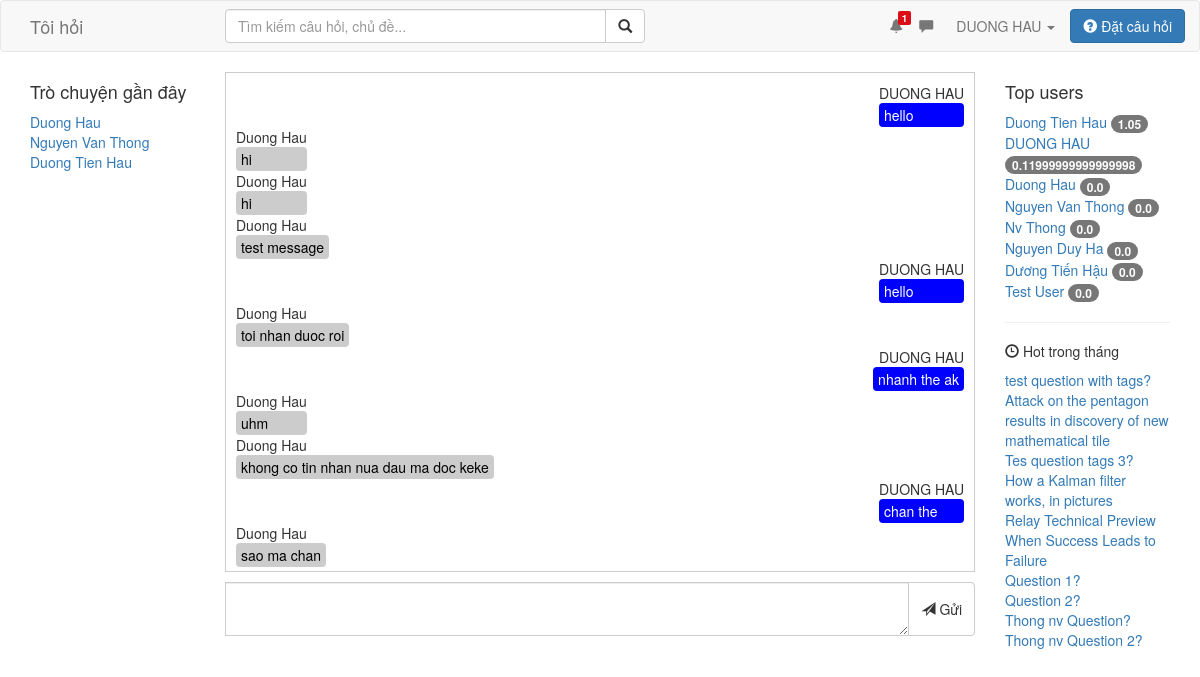
Screenshot of /message/t/duonghau3/ (signed in) with the database file from the repository.
### accounts/models.py (models this page shows, shortened)
class UserProfile(models.Model):
    user=models.OneToOneField(User, unique=True, related_name='profile')
    website=models.URLField(max_length=100,blank=True)
    avatar=models.ImageField(upload_to=get_profile_url,blank=True)
    address=models.CharField(blank=True, max_length=255)
    birthday=models.DateField(null=True)
    gender=models.CharField(blank=True, choices=(('Nam','Nam'),('Nữ','Nữ')), max_length=10)
    bio=models.TextField(blank=True)
    rank=models.FloatField(default=0)
    follows_count=models.IntegerField(default=0)
    followers_count=models.IntegerField(default=0)
    follows=models.ManyToManyField('self', related_name='followers', blank=True, symmetrical=False)
    follow_tags=models.ManyToManyField(Tag, related_name='tag_followers', blank=True)
    @property
    def fullname(self):
        return self.user.first_name+" "+self.user.last_name
    @property
    def username(self):
        return self.user.username

### messenger/models.py (models this page shows, shortened)
class Conversation(models.Model):
    user_one=models.ForeignKey(UserProfile, related_name='user_ones', null=True)
    user_two=models.ForeignKey(UserProfile, related_name='user_twos', null=True)
    create=models.DateTimeField(auto_now_add=True)

class Message(models.Model):
    conversation=models.ForeignKey(Conversation, related_name='conversation_messages')
    sender=models.ForeignKey(UserProfile)
    recipient=models.ForeignKey(UserProfile, related_name='messages')
    content=models.TextField()
    create=models.DateTimeField(auto_now_add=True)
    read=models.DateTimeField(null=True)

### question/models.py (models this page shows, shortened)
class CommonFields(models.Model):
    content=models.TextField()
    is_active=models.BooleanField(default=True)
    create=models.DateTimeField(auto_now_add=True)
    modify=models.DateTimeField(auto_now=True)
    votes_count=models.IntegerField(default=0)
    downvotes_count=models.IntegerField(default=0)
    rank=models.FloatField(default=0)
    class Meta:
        abstract = True

class Question(CommonFields):
    title=models.CharField(blank=False, max_length=255)
    author=models.ForeignKey(UserProfile, related_name='user_questions')
    tags=models.ManyToManyField(Tag, related_name='tag_questions')
    slug=models.SlugField(blank=True, max_length=255)
    votes=models.ManyToManyField(UserProfile, related_name='user_question_votes')
    downvotes=models.ManyToManyField(UserProfile, related_name='user_question_downvotes')

### messenger/views.py (the view)
# urls.py: url(r'^t/(?P<username>[-\w\d]+)/$', ConversationView.as_view(), name="view_conversation"),
class ConversationView(LoginRequiredMixin,View):
    def get(self, request, username):
        args={}
        args['username']=username
        user1=request.user.profile
        user2=UserProfile.objects.get(user__username=username)
        if user1 and user2:
            try:
                conversation=Conversation.objects.get(Q(user_one=user1) & Q(user_two=user2)|Q(user_one=user2) & Q(user_two=user1))
                if conversation:
                    messages=conversation.conversation_messages.all().order_by('create')
                    for message in messages:
                        if message.recipient==request.user.profile and message.read==None:
                            message.read=datetime.now()
                            message.save()
                    args['messages']=messages;
            except ObjectDoesNotExist:
                pass
        return render(request, 'conversation.html',args)

### accounts/templatetags/user_template.py (called while the page is built)
@register.inclusion_tag('top_users.html')
def top_users():
    profiles=UserProfile.objects.all().order_by('-rank')[:10]
    args={}
    args['profiles']=profiles
    return args

### messenger/templatetags/messenger_template.py (called while the page is built)
@register.inclusion_tag('new_message_count.html', takes_context=True)
def message_count(context):
    request=context['request']
    count=Message.objects.filter(recipient=request.user.profile,read=None).count()
    args={}
    args['count']=count
    return args

@register.inclusion_tag('my_conversations.html', takes_context=True)
def my_conversations(context):
    request=context['request']
    profile=request.user.profile
    conversations=Conversation.objects.filter(Q(user_one=profile)|Q(user_two=profile))
    args={}
    args['profile']=profile
    args['conversations']=conversations
    return args

### notification/templatetags/notification_template.py (called while the page is built)
@register.inclusion_tag('new_notification_count.html', takes_context=True)
def notification_count(context):
    request=context['request']
    count=Notification.objects.filter(recipient=request.user.profile,is_read=False).count()
    args={}
    args['count']=count
    return args

### question/templatetags/question_template.py (called while the page is built)
@register.inclusion_tag('trending_questions.html')
def trending_questions():
    args={}
    today = datetime.now()
    questions=Question.objects.filter(create__year=today.year,create__month=today.month).order_by('-rank')[:10]
    args['questions']=questions
    return args

### messenger/templates/conversation.html (shortened to what this page needs)
{%extends "conversation_base.html"%}
{%load staticfiles%}
{%block content%}
<div id="conversation">
    <div class="conversation">
        {%if messages%}
            {%for message in messages%}
            <div class="message item {%ifequal user.profile message.sender%}pull-right send{%else%}pull-left receive{%endifequal%}">
                <div class="author"><span>{{message.sender.fullname}}</span></div>
                <div class="message-content"><span>{{message.content|escape}}</span></div>
            </div>
            {%endfor%}
        {%endif%}
    </div>
    <div class="row">
        <div class="col-md-12">
        <div class="input-group">
            <textarea class="form-control" name='message'></textarea>
            <div class="input-group-btn">
                <button class="btn btn-default send" type="submit" value="Send">
                    <span class="glyphicon glyphicon-send"></span>
                    Gửi
                </button>
            </div>
        </div>
        </div>
    </div>
</div>
{%endblock%}

### templates/include/_header.html (shortened to what this page needs)
{%load notification_template%}
{%load messenger_template%}
{%load staticfiles%}
<nav class="navbar navbar-default" role="navigation">
    <div class="container">
        <div class="row">
            <div class="col-md-2">
                <div class="navbar-header">
                    <a class="navbar-brand" href="{% url "index" %}">Tôi hỏi</a>
                </div>
            </div>
            <div class="col-md-5 search-form">
                <form class="navbar-form" action="/search/" role="search" method="post">
                    <div class="row">
                    <div class="input-group col-md-12">
                        <input type="text" class="form-control" placeholder="Tìm kiếm câu hỏi, chủ đề..." name="term" id="searchtext">
                        <div class="input-group-btn">
                            <button class="btn btn-default" id="search" type="submit">
                                <i class="glyphicon glyphicon-search"></i>
                            </button>
                        </div>
                    </div>
                    </div>
                </form>
            </div>
            {%if user.is_authenticated%}
                <a href="{% url 'question:add' %}" class="btn btn-primary pull-right" id="addquestion"><span class="glyphicon glyphicon-question-sign"></span> Đặt câu hỏi</a>
            {%endif%}
            <ul class="nav navbar-nav pull-right">
                {% if user.is_authenticated %}
                    <li class="activities"><a id="notificationnew" href="#">
                    <span class="glyphicon glyphicon-bell"></span>
                    {%notification_count%}</a>
                    </li>
                    <li class="activities">
                        <a id="messagenew" href="#"><span class="glyphicon glyphicon-comment"></span>{%message_count%}</a>
                    </li>
                    <li class="dropdown">
                        <a href="#" class="dropdown-toggle" data-toggle="dropdown">{{user.profile.fullname}}
                            <b class="caret"></b>
                        </a>
                    </li>
                {% else %}
                    <li><a href="{% url 'user:login' %}">Đăng nhập</a></li>
                    <li><a href="{% url 'user:register' %}">Đăng ký</a></li>
                {% endif %}
            </ul>
        </div>
    </div>
</nav>

### messenger/templates/my_conversations.html
<div class="recent-conversation">
    <h4>Trò chuyện gần đây</h4>
    {%if conversations%}
        <div class="conversations">
            {%for conversation in conversations%}
                <div class="item">
                    {%ifequal profile conversation.user_one%}
                    <a href="{% url 'message:view_conversation' conversation.user_two.username%}">
                        {{conversation.user_two.fullname}}
                    </a>
                    {%else%}
                    <a href="{% url 'message:view_conversation' conversation.user_one.username%}">
                        {{conversation.user_one.fullname}}
                    </a>
                    {%endifequal%}
                </div>
            {%endfor%}
        </div>
    {%endif%}
</div>

### accounts/templates/top_users.html
{%if profiles %}
    <h4>Top users</h4>
    <div class="top-users">
        {%for profile in profiles%}
            <div class="item">
                <a href="{% url 'user:profile' profile.username %}">{{profile.fullname}}</a>
                <span class="badge">{{profile.rank}}</span>
            </div>
        {%endfor%}
    </div>
{%endif%}

### question/templates/trending_questions.html
{%if questions%}
    <div class="widget-title">
        <h5><span class="glyphicon glyphicon-time"></span> Hot trong tháng</h5>
    </div>
    <div class="trending-questions">
    {%for question in questions%}
        <div class="item">
            <a href="{% url 'question:detail' question.pk question.slug %}">{{question.title}}</a>
        </div>
    {%endfor%}
    </div>
{%endif%}

### static/css/hoidap.css (style rules this page uses)
#addquestion { margin-top: 8px; }
#notificationnew, #messagenew { padding-left: 8px; padding-right: 8px; position: relative; }
.activities { position: relative; }
#conversation button.send { line-height: 40px; }
#conversation .conversation { height: 500px; border:1px solid #ccc; margin-bottom: 10px; overflow: scroll; padding: 10px; }
#conversation .conversation .message.item { max-width: 80%; }
.conversation .message.send .author { text-align: right; }
.conversation .message.receive .author { text-align: left; }
.conversation .message .message-content { padding: 2px 5px; border-radius: 4px; }
.conversation .message.send .message-content { background: blue; color: #fff; }
.conversation .message.receive .message-content { background: #ccc; color: #000; }
form.navbar-form { position: relative; }

### rows the page displays
Conversation: user_two.fullname "Duong Hau"
Conversation: user_two.fullname "Nguyen Van Thong"
Conversation: user_one.fullname "Duong Tien Hau"
Message: sender.fullname "DUONG HAU", content "hello"
Message: sender.fullname "Duong Hau", content "hi"
Message: sender.fullname "Duong Hau", content "hi"
Message: sender.fullname "Duong Hau", content "test message"
Message: sender.fullname "DUONG HAU", content "hello"
Message: sender.fullname "Duong Hau", content "toi nhan duoc roi"
Message: sender.fullname "DUONG HAU", content "nhanh the ak"
Message: sender.fullname "Duong Hau", content "uhm"
Message: sender.fullname "Duong Hau", content "khong co tin nhan nua dau ma doc keke"
Message: sender.fullname "DUONG HAU", content "chan the"
Message: sender.fullname "Duong Hau", content "sao ma chan"
UserProfile: fullname "Duong Tien Hau", rank "1.05"
UserProfile: fullname "DUONG HAU", rank "0.11999999999999998"
UserProfile: fullname "Duong Hau", rank "0.0"
UserProfile: fullname "Nguyen Van Thong", rank "0.0"
UserProfile: fullname "Nv Thong", rank "0.0"
UserProfile: fullname "Nguyen Duy Ha", rank "0.0"
UserProfile: fullname "Dương Tiến Hậu", rank "0.0"
UserProfile: fullname "Test User", rank "0.0"
Question: title "test question with tags?"
Question: title "Attack on the pentagon results in discovery of new mathematical tile"
Question: title "Tes question tags 3?"
Question: title "How a Kalman filter works, in pictures"
Question: title "Relay Technical Preview"
Question: title "When Success Leads to Failure"
Question: title "Question 1?"
Question: title "Question 2?"
Question: title "Thong nv Question?"
Question: title "Thong nv Question 2?"

### other values shown
{{ count }} "1"
{{ user.profile.fullname }} "DUONG HAU"
